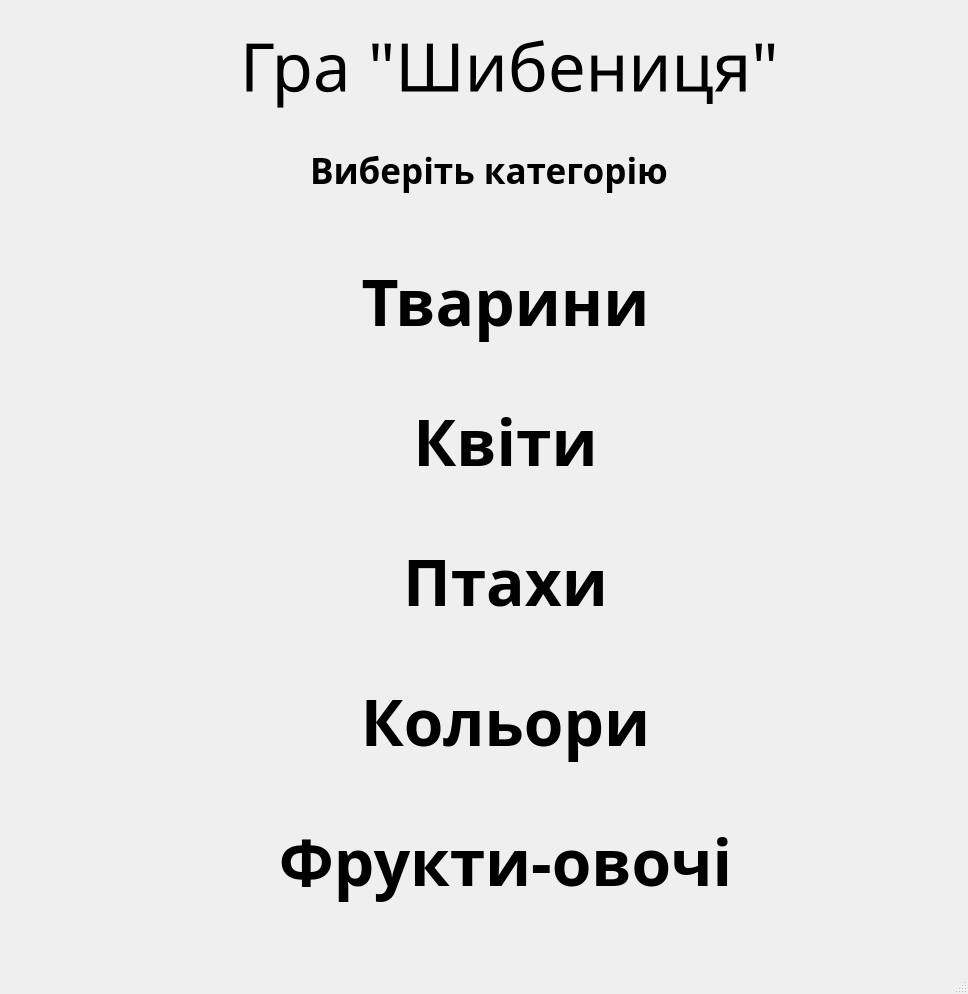
<?xml version="1.0" encoding="UTF-8"?>
<ui version="4.0">
 <class>Menu</class>
 <widget class="QMainWindow" name="Menu">
  <property name="geometry">
   <rect>
    <x>0</x>
    <y>0</y>
    <width>968</width>
    <height>994</height>
   </rect>
  </property>
  <property name="windowTitle">
   <string>Меню</string>
  </property>
  <widget class="QWidget" name="centralwidget">
   <widget class="QPushButton" name="pushButton">
    <property name="geometry">
     <rect>
      <x>180</x>
      <y>240</y>
      <width>651</width>
      <height>121</height>
     </rect>
    </property>
    <property name="font">
     <font>
      <family>Segoe Print</family>
      <pointsize>48</pointsize>
      <bold>true</bold>
     </font>
    </property>
    <property name="text">
     <string>Тварини</string>
    </property>
    <property name="flat">
     <bool>true</bool>
    </property>
   </widget>
   <widget class="QPushButton" name="pushButton_2">
    <property name="geometry">
     <rect>
      <x>180</x>
      <y>380</y>
      <width>651</width>
      <height>121</height>
     </rect>
    </property>
    <property name="font">
     <font>
      <family>Segoe Print</family>
      <pointsize>48</pointsize>
      <bold>true</bold>
     </font>
    </property>
    <property name="text">
     <string>Квіти</string>
    </property>
    <property name="flat">
     <bool>true</bool>
    </property>
   </widget>
   <widget class="QPushButton" name="pushButton_3">
    <property name="geometry">
     <rect>
      <x>180</x>
      <y>520</y>
      <width>651</width>
      <height>121</height>
     </rect>
    </property>
    <property name="font">
     <font>
      <family>Segoe Print</family>
      <pointsize>48</pointsize>
      <bold>true</bold>
     </font>
    </property>
    <property name="text">
     <string>Птахи</string>
    </property>
    <property name="flat">
     <bool>true</bool>
    </property>
   </widget>
   <widget class="QPushButton" name="pushButton_4">
    <property name="geometry">
     <rect>
      <x>180</x>
      <y>660</y>
      <width>651</width>
      <height>121</height>
     </rect>
    </property>
    <property name="font">
     <font>
      <family>Segoe Print</family>
      <pointsize>48</pointsize>
      <bold>true</bold>
     </font>
    </property>
    <property name="text">
     <string>Кольори</string>
    </property>
    <property name="flat">
     <bool>true</bool>
    </property>
   </widget>
   <widget class="QPushButton" name="pushButton_5">
    <property name="geometry">
     <rect>
      <x>180</x>
      <y>800</y>
      <width>651</width>
      <height>121</height>
     </rect>
    </property>
    <property name="font">
     <font>
      <family>Segoe Print</family>
      <pointsize>48</pointsize>
      <bold>true</bold>
     </font>
    </property>
    <property name="text">
     <string>Фрукти-овочі</string>
    </property>
    <property name="flat">
     <bool>true</bool>
    </property>
   </widget>
   <widget class="QLabel" name="label">
    <property name="geometry">
     <rect>
      <x>240</x>
      <y>10</y>
      <width>561</width>
      <height>111</height>
     </rect>
    </property>
    <property name="font">
     <font>
      <family>Segoe Print</family>
      <pointsize>50</pointsize>
      <bold>false</bold>
     </font>
    </property>
    <property name="text">
     <string>Гра &quot;Шибениця&quot;</string>
    </property>
   </widget>
   <widget class="QLabel" name="label_2">
    <property name="geometry">
     <rect>
      <x>310</x>
      <y>130</y>
      <width>391</width>
      <height>81</height>
     </rect>
    </property>
    <property name="font">
     <font>
      <family>Segoe Print</family>
      <pointsize>26</pointsize>
      <italic>false</italic>
      <bold>true</bold>
     </font>
    </property>
    <property name="text">
     <string>Виберіть категорію</string>
    </property>
   </widget>
  </widget>
  <widget class="QMenuBar" name="menubar">
   <property name="geometry">
    <rect>
     <x>0</x>
     <y>0</y>
     <width>968</width>
     <height>21</height>
    </rect>
   </property>
  </widget>
  <widget class="QStatusBar" name="statusbar"/>
 </widget>
 <resources/>
 <connections/>
</ui>
